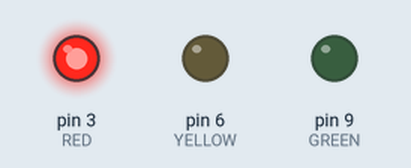
Recording of a sketch running on a simulated Arduino Uno, built with avr-gcc and run on an emulated ATmega328P. On the bench: output pins drawn as LEDs (lit = HIGH).

Above: at 2.5 s.
At 7.5 s:
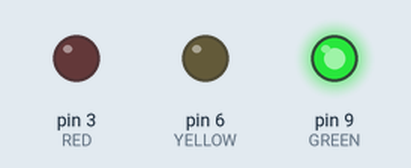
At 11.0 s:
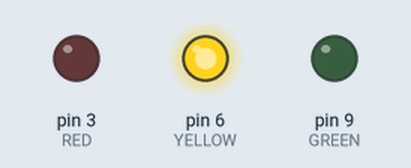
Timing chart, 0 to 15.6 s (numbered marks = the images above):
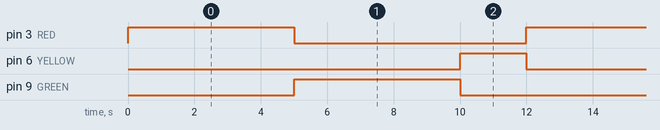

The sketch:

traffic-light.ino
```cpp
const int RED = 3;
const int YELLOW = 6;
const int GREEN = 9;

void setup() {
  // put your setup code here, to run once:
  pinMode(RED, OUTPUT);
  pinMode(YELLOW, OUTPUT);
  pinMode(GREEN, OUTPUT);
}

void loop() {
  // put your main code here, to run repeatedly:

  digitalWrite(RED, HIGH);
  digitalWrite(YELLOW, LOW);
  digitalWrite(GREEN, LOW);

  delay(5000);

  digitalWrite(RED, LOW);
  digitalWrite(GREEN, HIGH);

  delay(5000);

  digitalWrite(GREEN, LOW);
  digitalWrite(YELLOW,  HIGH);

  delay(2000);
}
```

Measured:
- by itself, pin 3 (RED), pin 9 (GREEN): alternates HIGH for 5.0 s and LOW for 7.0 s
- by itself, pin 6 (YELLOW): alternates HIGH for 2.0 s and LOW for 10.0 s
- by itself, everything shown: repeats every 12.0 s, in 3 steps
